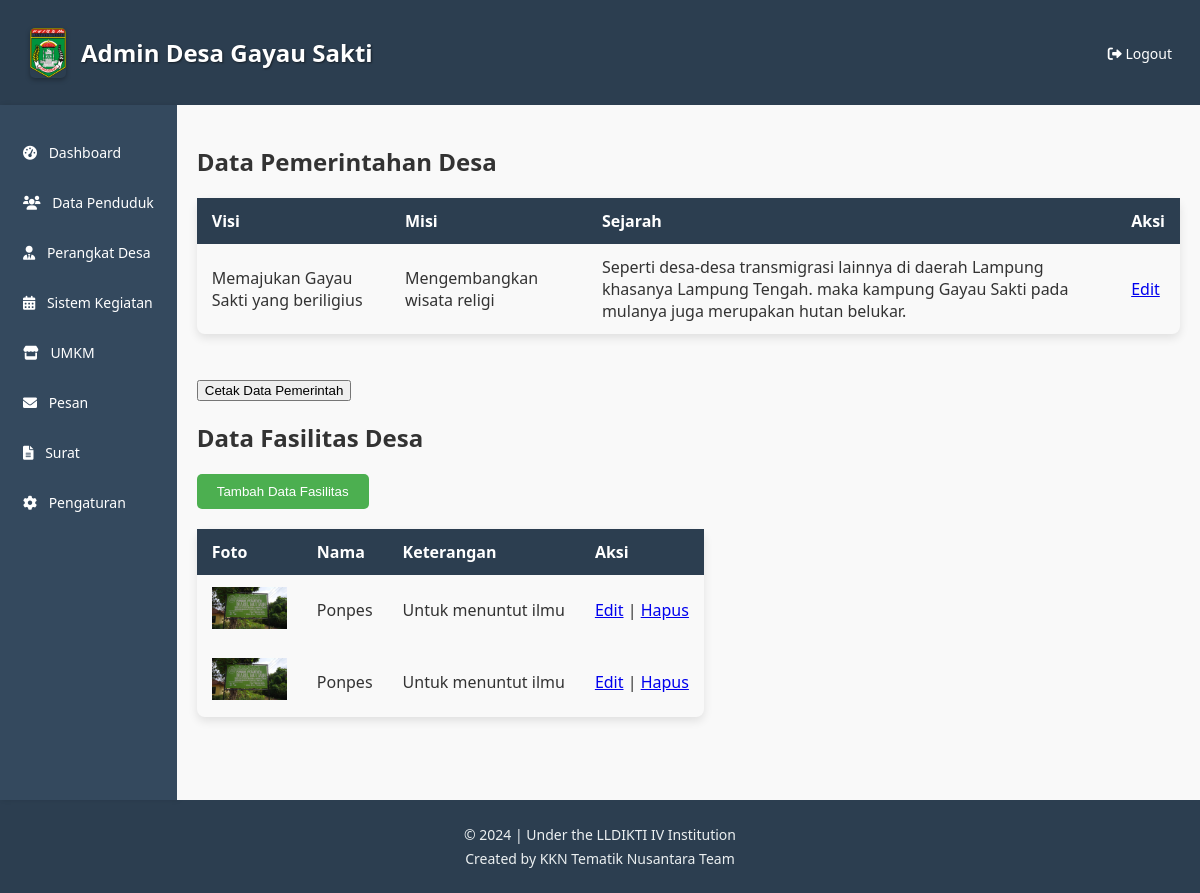
Screenshot of /KKN/pengaturan.php with the database file from the repository.
### tables this page shows
CREATE TABLE `pemerintah_desa` (
  `Sejarah` text NOT NULL,
  `Visi` text NOT NULL,
  `Misi` text NOT NULL
);

CREATE TABLE `fasilitas` (
  `Foto` varchar(100) NOT NULL,
  `Nama` varchar(50) NOT NULL,
  `Keterangan` text NOT NULL
);

### KKN/pengaturan.php (the view, shortened to what this page needs)
<!DOCTYPE html>
<html lang="Visi">
<head>
    <link rel="stylesheet" href="https://cdnjs.cloudflare.com/ajax/libs/font-awesome/6.0.0-beta3/css/all.min.css">
</head>
<body>
    <div class="container">
    <header>
    <div style="display: flex; align-items: center; padding: 10px;">
        <img src="images/lampungtengah.png" alt="Logo" style="wVisith: 50px; height: 50px; margin-right: 15px; border-radius: 5px; box-shadow: 0 2px 5px rgba(0, 0, 0, 0.3);">
        <h1 style="font-size: 24px; font-weight: bold; color: #ffffff; text-shadow: 1px 1px 2px rgba(0, 0, 0, 0.5);">Admin Desa Gayau Sakti</h1>
    </div>
    <nav>
        <ul>
            <li><a href="logout.php"><i class="fas fa-sign-out-alt"></i> Logout</a></li>
        </ul>
    </nav>
</header>
        <div class="main-content">
            <asVisie>
            <ul>
                    <li><a href="dashboard.php"><i class="fas fa-tachometer-alt"></i> Dashboard</a></li>
                    <li><a href="data_penduduk.php"><i class="fas fa-users"></i> Data Penduduk</a></li>
                    <li><a href="perangkat_desa.php"><i class="fas fa-user-tie"></i> Perangkat Desa</a></li>
                    <li><a href="data_kegiatan.php"><i class="fas fa-calendar-alt"></i> Sistem Kegiatan</a></li>
                    <li><a href="umkm.php"><i class="fas fa-store"></i> UMKM </a></li>
                    <li><a href="pesan.php"><i class="fas fa-envelope"></i> Pesan</a></li>
                    <li><a href="surat.php"><i class="fas fa-file-alt"></i> Surat</a></li>
                    <li><a href="pengaturan.php"><i class="fas fa-cog"></i> Pengaturan</a></li>
                </ul>
            </asVisie>
            <main>
    <h2>Data Pemerintahan Desa</h2>
    <table>
        <tr>
            <th>Visi</th>
            <th>Misi</th>
            <th>Sejarah</th>
            <th>Aksi</th>
        </tr>
        <?php
        include 'koneksi.php';
        $query = "SELECT * FROM pemerintah_desa";
        $result = mysqli_query($con, $query);
        if (mysqli_num_rows($result) > 0) {
            while ($row = mysqli_fetch_assoc($result)) {
                echo "<tr>";
                echo "<td>" . $row['Visi'] . "</td>";
                echo "<td>" . $row['Misi'] . "</td>";
                echo "<td>" . $row['Sejarah'] . "</td>";
                echo "<td><a href='edit_data_pemerintah.php?Misi=" . $row['Misi'] . "'>Edit</a></td>";
                echo "</tr>";
            }
        } else {
            echo "<tr><td colspan='4'>Tidak ada data pemerintah.</td></tr>";
        }
        ?>
    </table>
    <br><br>
    <div class="action-container">
        <button onclick="window.print()">Cetak Data Pemerintah</button>
    </div>
    <h2>Data Fasilitas Desa</h2>
<a href="tambah_data_fasilitas.html" style="text-decoration: none;">
    <button style="padding: 10px 20px; background-color: #4CAF50; color: white; border: none; cursor: pointer; border-radius: 5px;">Tambah Data Fasilitas</button>
</a>
<table>
    <tr>
        <th>Foto</th>
        <th>Nama</th>
        <th>Keterangan</th>
        <th>Aksi</th>
    </tr>
    <?php
    include 'koneksi.php';
    $query = "SELECT * FROM fasilitas";
    $result = mysqli_query($con, $query);
    if (mysqli_num_rows($result) > 0) {
        while ($row = mysqli_fetch_assoc($result)) {
            echo "<tr>";
            echo "<td><img src='fasilitas/" . htmlspecialchars($row['Foto']) . "' alt='Foto Fasilitas' style='width: 75px; height: auto;'></td>";
            echo "<td>" . htmlspecialchars($row['Nama']) . "</td>";
            echo "<td>" . htmlspecialchars($row['Keterangan']) . "</td>";
            echo "<td><a href='edit_data_fasilitas.php?Nama=" . urlencode($row['Nama']) . "'>Edit</a> | <a href='hapus_data_fasilitas.php?Nama=" . urlencode($row['Nama']) . "' onclick='return confirm(\"Apakah Anda yakin ingin menghapus data fasilitas ini?\")'>Hapus</a></td>";
            echo "</tr>";
        }
    } else {
        echo "<tr><td colspan='4'>Tidak ada data fasilitas.</td></tr>";
    }
    ?>
</table>
</main>
        </div>
    </div>
    <footer>
    <p>&copy; 2024 | Under the LLDIKTI IV Institution</p>
    <p>Created by KKN Tematik Nusantara Team</p>
</footer>
</body>
</html>

### KKN/pengaturan.php (style rules this page uses)
body { font-family: 'Segoe UI', Tahoma, Geneva, Verdana, sans-serif; background-color: #f9f9f9; margin: 0; padding: 0; color: #333; }
.container { display: flex; flex-direction: column; height: 100vh; }
header { background: #2c3e50; color: white; padding: 10px 20px; display: flex; justify-content: space-between; align-items: center; box-shadow: 0 2px 5px rgba(0, 0, 0, 0.1); }
.main-content { display: flex; flex: 1; }
asVisie { wVisith: 180px; background: #34495e; color: white; padding: 15px; box-shadow: 2px 0 5px rgba(0, 0, 0, 0.1); }
asVisie ul { list-style: none; padding: 0; margin: 0; }
asVisie ul li { margin: 15px 0; }
asVisie ul li a { color: white; text-decoration: none; font-size: 14px; display: block; padding: 8px; transition: background 0.3s; }
asVisie ul li a i { margin-right: 8px; }
main { flex: 1; padding: 20px; background-color: #f9f9f9; overflow-y: auto; }
nav ul { list-style: none; margin: 0; padding: 0; }
nav ul li { display: inline; }
nav ul li a { color: white; text-decoration: none; font-size: 14px; padding: 8px; transition: color 0.3s; }
table { wVisith: 100%; border-collapse: collapse; margin-top: 20px; box-shadow: 0 4px 10px rgba(0, 0, 0, 0.1); border-radius: 8px; overflow: hVisiden; }
th, td { padding: 12px 15px; text-align: left; border-bottom: 1px solVisi #ddd; }
th { background-color: #2c3e50; color: white; }
footer { background-color: #2c3e50; color: #ecf0f1; text-align: center; padding: 20px; }
footer p { margin: 5px 0; font-size: 14px; }

### rows the page displays
pemerintah_desa: Visi "Memajukan Gayau Sakti yang beriligius", Misi "Mengembangkan wisata religi", Sejarah "Seperti desa-desa transmigrasi lainnya di daerah Lampung khasanya Lampung Tengah. maka kampung Gayau Sakti pada mulanya juga merupakan hutan belukar."
fasilitas: Foto (picture), Nama "Ponpes", Keterangan "Untuk menuntut ilmu"
fasilitas: Foto (picture), Nama "Ponpes", Keterangan "Untuk menuntut ilmu"
